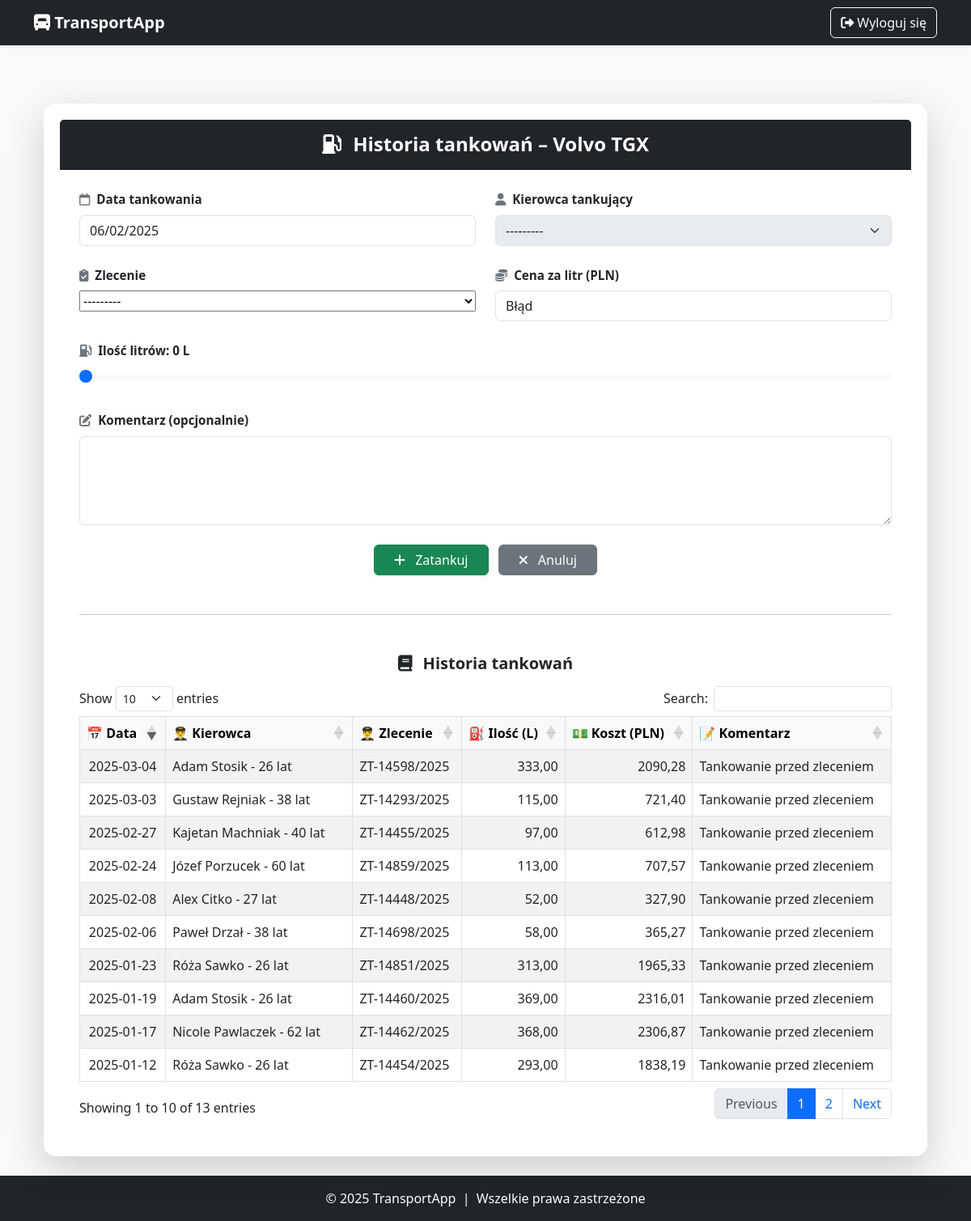
The app's page /users/ciezarowki/1702/tankowania/ (signed in) with its own data.
### users/models.py (models this page shows, shortened)
class Ciezarowka(models.Model):
    ciez_id = models.AutoField(primary_key=True)
    ciez_marka = models.CharField(max_length=50, verbose_name="Marka")
    ciez_model = models.CharField(max_length=50, verbose_name="Model")
    ciez_moc = models.IntegerField(
        verbose_name="Moc (KM)",
        validators=[MinValueValidator(0, message="Moc nie może być ujemna.")]
    )
    ciez_nr_rejestr = models.CharField(
        max_length=15,
        verbose_name="Numer rejestracyjny",
        validators=[RegexValidator(
            regex=r'^[A-Z0-9]{2,3}\s?[A-Z0-9]{4,6}$',
            message="Podaj poprawny numer rejestracyjny."
        )]
    )
    ciez_przebieg = models.IntegerField(
        verbose_name="Przebieg (km)",
        validators=[MinValueValidator(0, message="Przebieg nie może być ujemny.")]
    )
    ciez_rok_prod = models.IntegerField(
        verbose_name="Rok produkcji",
        validators=[
            MinValueValidator(0, message="Rok produkcji nie może być mniejszy od 0."),
            MaxValueValidator(date.today().year, message=f"Rok produkcji nie może być większy niż {date.today().year}.")
        ]
    )
    ciez_data_zakupu = models.DateField(verbose_name="Data zakupu")
    ciez_data_serwisu = models.DateField(verbose_name="Data ostatniego serwisu")
    ciez_masa_wlasna = models.DecimalField(
        max_digits=7, decimal_places=2,
        verbose_name="Masa własna (t)",
        validators=[MinValueValidator(0.01, message="Masa własna musi być większa od 0.")]
    )
    ciez_masa_ladunku = models.DecimalField(
        max_digits=7, decimal_places=2,
        verbose_name="Masa ładunku (t)",
        validators=[MinValueValidator(0.01, message="Masa ładunku musi być większa od 0.")]
    )
    ciez_dop_masa_calk = models.DecimalField(
        max_digits=7, decimal_places=2,
        verbose_name="Dopuszczalna masa całkowita (t)",
        validators=[MinValueValidator(0.01, message="Dopuszczalna masa całkowita musi być większa od 0.")]
    )
    ciez_spalanie_na_100km = models.DecimalField(
        max_digits=5, decimal_places=2,
        verbose_name="Spalanie na 100 km (l)",
        validators=[MinValueValidator(0, message="Spalanie nie może być mniejsze niż 0.")]
    )
    ciez_paliwo_litry = models.FloatField(
        verbose_name="Stan paliwa (l)",
        validators=[MinValueValidator(0)],
        null=True,
        blank=True
    )
    ciez_bak_max = models.FloatField(
        verbose_name="Pojemność baku (l)",
        validators=[MinValueValidator(1)],
        null=True,
        blank=True
    )

class Tankowanie(models.Model):
    ciezarowka = models.ForeignKey(Ciezarowka, on_delete=models.CASCADE)
    data = models.DateField()
    ilosc_litrow = models.DecimalField(max_digits=5, decimal_places=2)
    cena_za_litr = models.DecimalField(max_digits=5, decimal_places=2)
    koszt = models.DecimalField(max_digits=10, decimal_places=2, editable=False)
    kierowca = models.ForeignKey(Kierowca, on_delete=models.SET_NULL, null=True, blank=True)
    zlecenie = models.ForeignKey(Zlecenie, on_delete=models.SET_NULL, null=True, blank=True)
    komentarz = models.TextField(blank=True)

class Kierowca(models.Model):
    kier_id = models.AutoField(primary_key=True)
    kier_imie = models.CharField(max_length=100, verbose_name="Imię")
    kier_nazwisko = models.CharField(max_length=100, verbose_name="Nazwisko")
    data_urodzenia = models.DateField(verbose_name="Data urodzenia")
    kier_adres = models.TextField(verbose_name="Adres")
    kier_telefon = models.CharField(max_length=15, verbose_name="Telefon")
    kier_email = models.EmailField(verbose_name="Email")
    kier_lata_dosw = models.IntegerField(verbose_name="Lata doświadczenia")
    kier_przejech_km = models.IntegerField(verbose_name="Przejechane km")
    kier_liczba_wykroczen = models.IntegerField(verbose_name="Liczba wykroczeń")
    stawka_za_km = models.DecimalField(max_digits=6, decimal_places=2, verbose_name="Stawka za km (PLN)", default=1.50)
    def oblicz_wiek(self):
        today = date.today()
        return today.year - self.data_urodzenia.year - ((today.month, today.day) < (self.data_urodzenia.month, self.data_urodzenia.day))
    def __str__(self):
        return f"{self.kier_imie} {self.kier_nazwisko} - {self.oblicz_wiek()} lat"

class Zlecenie(models.Model):
    STATUS_CHOICES = [
        ("nie_rozpoczete", "Nie rozpoczęte"),
        ("w_realizacji", "W realizacji"),
        ("zamkniete", "Zamknięte"),
    ]
    id_zlec = models.AutoField(primary_key=True)
    miejsce_wyj = models.CharField(max_length=255, verbose_name="Miejsce wyjazdu")
    miejsce_odb = models.CharField(max_length=255, verbose_name="Miejsce odbioru")
    miejsce_dost = models.CharField(max_length=255, verbose_name="Miejsce dostawy")
    przychod = models.DecimalField(max_digits=10, decimal_places=2, verbose_name="Przychód (PLN)")
    ilosc_ladunku = models.FloatField(verbose_name="Ilość ładunku (tony)")
    towar = models.CharField(max_length=255, verbose_name="Rodzaj towaru")
    data_otrzymania = models.DateField(verbose_name="Data otrzymania zlecenia")
    termin_realizacji = models.DateTimeField(null=True, blank=True, verbose_name="Termin realizacji")
    kierowca = models.ForeignKey('users.Kierowca', on_delete=models.SET_NULL, null=True, blank=True, verbose_name="Przypisany kierowca")
    ciezarowka = models.ForeignKey('users.Ciezarowka', on_delete=models.SET_NULL, null=True, blank=True, verbose_name="Przypisana ciężarówka")
    status = models.CharField(max_length=15, choices=STATUS_CHOICES, default="nie_rozpoczete", verbose_name="Status zlecenia")
    odleglosc_km = models.DecimalField(max_digits=8, decimal_places=2, null=True, blank=True)
    przewidywana_data_rozpoczecia = models.DateTimeField(null=True, blank=True)
    przewidywany_czas_realizacji = models.DurationField(null=True, blank=True)
    przewidywana_data_zakonczenia = models.DateTimeField(null=True, blank=True)
    przewidywany_koszt = models.DecimalField(max_digits=10, decimal_places=2, null=True, blank=True)
    rzeczywista_data_rozpoczecia = models.DateTimeField(null=True, blank=True,
                                                        verbose_name="Rzeczywista data rozpoczęcia")
    rzeczywista_data_zakonczenia = models.DateTimeField(null=True, blank=True,
                                                        verbose_name="Rzeczywista data zakończenia")
    rzeczywiste_przejechane_km = models.DecimalField(max_digits=8, decimal_places=2, null=True, blank=True,
                                                     verbose_name="Rzeczywiste przejechane km")
    rzeczywiste_spalone_litry = models.DecimalField(max_digits=8, decimal_places=2, null=True, blank=True,
                                                    verbose_name="Rzeczywiste spalone litry paliwa")
    rzeczywisty_koszt = models.DecimalField(max_digits=10, decimal_places=2, null=True, blank=True)
    zysk = models.DecimalField(max_digits=10, decimal_places=2, null=True, blank=True)
    def numer_zlecenia(self):
        return f"ZT-{self.id_zlec:04d}/{datetime.now().year}"

### users/views/ciezarowka_views.py (the view)
# urls.py: path("ciezarowki/<int:ciez_id>/tankowania/", historia_tankowania, name="historia_tankowania"),
@login_required
def historia_tankowania(request, ciez_id):
    ciezarowka = get_object_or_404(Ciezarowka, pk=ciez_id)
    tankowania = Tankowanie.objects.filter(ciezarowka=ciezarowka).order_by('-data')
    zlecenia_w_realizacji = Zlecenie.objects.filter(ciezarowka=ciezarowka, status="w_realizacji")
    min_do_zatankowania = 0
    max_do_zatankowania = max(0, math.floor(ciezarowka.ciez_bak_max - ciezarowka.ciez_paliwo_litry))
    if request.method == 'POST':
        form = TankowanieForm(request.POST)
        if form.is_valid():
            ilosc = form.cleaned_data['ilosc_litrow']
            cena = form.cleaned_data['cena_za_litr']
            zlecenie = form.cleaned_data['zlecenie']
            if zlecenie and zlecenie.ciezarowka != ciezarowka:
                messages.error(request, "Wybrane zlecenie nie jest przypisane do tej ciężarówki.")
            elif ilosc > max_do_zatankowania:
                messages.error(request, f"Nie można zatankować więcej niż {max_do_zatankowania} litrów!")
            elif not cena and form.cleaned_data['data']:
                data_str = form.cleaned_data['data'].strftime('YYYY-MM-DD')
                cena = get_cena_paliwa(data_str)
                if not cena:
                    messages.error(request, "Nie udało się pobrać ceny paliwa z API Orlenu.")
                    return redirect('historia_tankowania', ciez_id=ciez_id)
            else:
                tankowanie = form.save(commit=False)
                tankowanie.kierowca = zlecenie.kierowca
                tankowanie.ciezarowka = ciezarowka
                tankowanie.koszt = round(ilosc * cena, 2)
                tankowanie.save()
                ciezarowka.ciez_paliwo_litry = float(Decimal(str(ciezarowka.ciez_paliwo_litry)) + ilosc)
                ciezarowka.save()
                messages.success(request, f"Zatankowano {ilosc} litrów. Koszt: {tankowanie.koszt} zł.")
                return redirect('historia_tankowania', ciez_id=ciez_id)
    else:
        form = TankowanieForm(initial={'cena_za_litr': 6.26})
        form.fields['zlecenie'].queryset = zlecenia_w_realizacji
        form.fields['kierowca'].queryset = Kierowca.objects.all()
    zlecenia_json = json.dumps([
        {
            "id": z.pk,
            "kierowca": str(z.kierowca),
            "min": round(z.odleglosc_km * (ciezarowka.ciez_spalanie_na_100km / 100), 2),
            "max": round(ciezarowka.ciez_bak_max - ciezarowka.ciez_paliwo_litry, 2)
        } for z in zlecenia_w_realizacji
    ], cls=DjangoJSONEncoder)
    context = {
        "ciezarowka": ciezarowka,
        "tankowania": tankowania,
        "form": form,
        "max_do_zatankowania": max_do_zatankowania,
        "min_do_zatankowania": min_do_zatankowania,
        "zlecenia_json": zlecenia_json,
        "today_date": date.today().strftime('%Y-%m-%d'),
    }
    return render(request, "users/ciezarowki/historia_tankowania.html", context)

### users/forms.py
class TankowanieForm(forms.ModelForm):
    class Meta:
        model = Tankowanie
        fields = ['data', 'kierowca', 'zlecenie', 'ilosc_litrow', 'cena_za_litr', 'komentarz']
        widgets = {
            'zlecenie': forms.Select(attrs={'id': 'id_zlecenie'}),
        }

### users/templates/users/ciezarowki/historia_tankowania.html (shortened to what this page needs)
{% extends 'base.html' %}
{% load static %}
{% block content %}
<link rel="stylesheet" href="https://cdn.datatables.net/1.13.6/css/dataTables.bootstrap5.min.css" />
<div class="container mt-5">
    <div class="card shadow-lg border-0">
        <div class="card-header bg-dark text-white text-center py-3">
            <h4 class="fw-bold mb-0">
                <i class="fa-solid fa-gas-pump me-2"></i> Historia tankowań – {{ ciezarowka.ciez_marka }} {{ ciezarowka.ciez_model }}
            </h4>
        </div>
        <div class="card-body px-4 py-4">
            <form method="post">
                <div class="row g-4">
                    <div class="col-md-6">
                        <label class="form-label fw-semibold">
                            <i class="fa-regular fa-calendar me-1"></i> Data tankowania
                        </label>
                        <input type="date" class="form-control" id="id_data" name="data" value="{{ today_date }}" readonly>
                    </div>
                    <div class="col-md-6">
                        <label class="form-label fw-semibold">
                            <i class="fa-solid fa-user me-1"></i> Kierowca tankujący
                        </label>
                        <select class="form-select" name="kierowca" id="id_kierowca" disabled>
                            <option selected>---------</option>
                        </select>
                    </div>
                    <div class="col-md-6">
                        <label class="form-label fw-semibold">
                            <i class="fa-solid fa-clipboard-check me-1"></i> Zlecenie
                        </label>
                        <div class="form-select p-0 border-0">
                            {{ form.zlecenie }}
                        </div>
                    </div>
                    <div class="col-md-6">
                        <label class="form-label fw-semibold">
                            <i class="fa-solid fa-coins me-1"></i> Cena za litr (PLN)
                        </label>
                        <input type="text" id="id_cena_za_litr" name="cena_za_litr" class="form-control" readonly>
                    </div>
                    <div class="col-12">
                        <label class="form-label fw-semibold">
                            <i class="fa-solid fa-gas-pump me-1"></i> Ilość litrów: <span id="litryLabel">{{ min_do_zatankowania }}</span> L
                        </label>
                        <input type="range"
                               min="{{ min_do_zatankowania }}"
                               max="{{ max_do_zatankowania }}"
                               value="{{ min_do_zatankowania }}"
                               name="ilosc_litrow"
                               id="ilosc_litrow"
                               class="form-range"
                               step="0.1">
                    </div>
                    <div class="col-12">
                        <label class="form-label fw-semibold">
                            <i class="fa-solid fa-pen-to-square me-1"></i> Komentarz (opcjonalnie)
                        </label>
                        <textarea name="komentarz" class="form-control" rows="4">{{ form.komentarz.value|default_if_none:'' }}</textarea>
                    </div>
                </div>
                <div class="text-center mt-4">
                    <button type="submit" class="btn btn-success px-4 shadow-sm">
                        <i class="fa-solid fa-plus me-2"></i> Zatankuj
                    </button>
                    <a href="{% url 'zarzadzaj_ciezarowkami' %}" class="btn btn-secondary px-4 ms-2">
                        <i class="fa-solid fa-xmark me-2"></i> Anuluj
                    </a>
                </div>
            </form>
            {% if tankowania %}
                <hr class="my-5">
                <h5 class="text-center fw-bold mb-3"><i class="fa-solid fa-book me-2"></i> Historia tankowań</h5>
                <div class="table-responsive">
                    <table id="tankowaniaTable" class="table table-hover table-striped table-bordered align-middle">
                        <thead class="table-light text-center">
                            <tr>
                                <th>📅 Data</th>
                                <th>👨‍✈️ Kierowca</th>
                                <th>👨‍✈️ Zlecenie</th>
                                <th>⛽ Ilość (L)</th>
                                <th>💵 Koszt (PLN)</th>
                                <th>📝 Komentarz</th>
                            </tr>
                        </thead>
                        <tbody>
                            {% for t in tankowania %}
                            <tr>
                                <td class="text-center">{{ t.data|date:"Y-m-d" }}</td>
                                <td>{{ t.kierowca }}</td>
                                <td>{{ t.zlecenie.numer_zlecenia }}</td>
                                <td class="text-end">{{ t.ilosc_litrow }}</td>
                                <td class="text-end">{{ t.koszt|floatformat:2 }}</td>
                                <td>{{ t.komentarz }}</td>
                            </tr>
                            {% endfor %}
                        </tbody>
                    </table>
                </div>
            {% else %}
                <p class="text-center mt-4 text-muted">Brak zapisanych tankowań.</p>
            {% endif %}
        </div>
    </div>
</div>
{% endblock %}

### users/templates/users/ciezarowki/historia_tankowania.html (style rules this page uses)
input[type="range"] { accent-color: #198754; }
label.form-label i { color: #6c757d; }
.form-label { font-size: 0.95rem; }
.form-control input, .form-select select { width: 100%; }

### records on screen
Ciezarowka: ciez_marka "Volvo", ciez_model "TGX"
Tankowanie: data "2025-03-04", kierowca "Adam Stosik - 26 lat", zlecenie.numer_zlecenia "ZT-14598/2025", ilosc_litrow "333,00", koszt "2090,28", komentarz "Tankowanie przed zleceniem"
Tankowanie: data "2025-03-03", kierowca "Gustaw Rejniak - 38 lat", zlecenie.numer_zlecenia "ZT-14293/2025", ilosc_litrow "115,00", koszt "721,40", komentarz "Tankowanie przed zleceniem"
Tankowanie: data "2025-02-27", kierowca "Kajetan Machniak - 40 lat", zlecenie.numer_zlecenia "ZT-14455/2025", ilosc_litrow "97,00", koszt "612,98", komentarz "Tankowanie przed zleceniem"
Tankowanie: data "2025-02-24", kierowca "Józef Porzucek - 60 lat", zlecenie.numer_zlecenia "ZT-14859/2025", ilosc_litrow "113,00", koszt "707,57", komentarz "Tankowanie przed zleceniem"
Tankowanie: data "2025-02-08", kierowca "Alex Citko - 27 lat", zlecenie.numer_zlecenia "ZT-14448/2025", ilosc_litrow "52,00", koszt "327,90", komentarz "Tankowanie przed zleceniem"
Tankowanie: data "2025-02-06", kierowca "Paweł Drzał - 38 lat", zlecenie.numer_zlecenia "ZT-14698/2025", ilosc_litrow "58,00", koszt "365,27", komentarz "Tankowanie przed zleceniem"
Tankowanie: data "2025-01-23", kierowca "Róża Sawko - 26 lat", zlecenie.numer_zlecenia "ZT-14851/2025", ilosc_litrow "313,00", koszt "1965,33", komentarz "Tankowanie przed zleceniem"
Tankowanie: data "2025-01-19", kierowca "Adam Stosik - 26 lat", zlecenie.numer_zlecenia "ZT-14460/2025", ilosc_litrow "369,00", koszt "2316,01", komentarz "Tankowanie przed zleceniem"
Tankowanie: data "2025-01-17", kierowca "Nicole Pawlaczek - 62 lat", zlecenie.numer_zlecenia "ZT-14462/2025", ilosc_litrow "368,00", koszt "2306,87", komentarz "Tankowanie przed zleceniem"
Tankowanie: data "2025-01-12", kierowca "Róża Sawko - 26 lat", zlecenie.numer_zlecenia "ZT-14454/2025", ilosc_litrow "293,00", koszt "1838,19", komentarz "Tankowanie przed zleceniem"

### other values on screen
{{ min_do_zatankowania }} "0"
